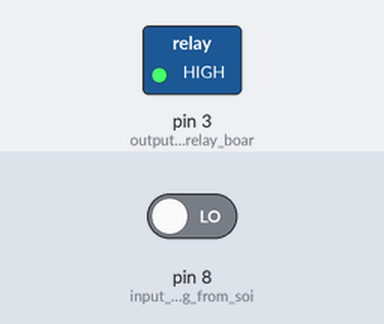
Bench run of a sketch on a simulated Arduino Uno, built with avr-gcc and run on an emulated ATmega328P. Shown: switched loads named in the sketch (green lamp = pin HIGH). The test bench sets the inputs (shaded band); at power-on: pin 8 (input_pin_coming_from_soi) LOW.

Above: at 1.6 s.
1.7 s: pin 8 (input_pin_coming_from_soi) driven HIGH
At 2.9 s:
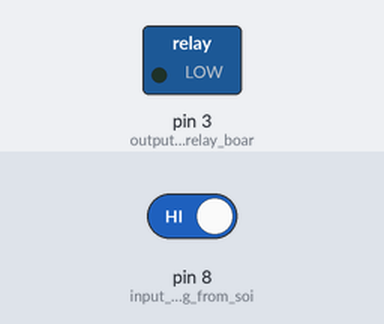
3.5 s: pin 8 (input_pin_coming_from_soi) driven LOW
At 4.1 s:
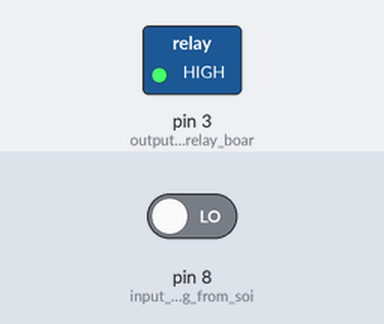
Timing chart, 0 to 6.5 s (numbered marks = the images above; inputs shaded):
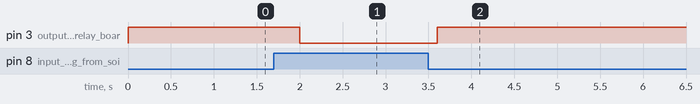

The sketch:

soil_moisture.ino
```cpp
int water; // random variable

void setup() {
  pinMode(3, OUTPUT);   // output pin for relay board, this will send signal to the relay
  pinMode(8, INPUT);    // input pin coming from soil sensor
}

void loop() {
  water = digitalRead(8);  // reading the coming signal from the soil sensor

  if (water == HIGH) {     // if water level is full then cut the relay
    digitalWrite(3, LOW);  // LOW is to cut the relay
  }
  else {
    digitalWrite(3, HIGH); // HIGH to continue proving signal and water supply
  }

  delay(400);
}
```

Measured:
- after the input at 1.7 s, pin 3 (output_pin_for_relay_boar): HIGH → LOW after 0.30 s
- after the input at 3.5 s, pin 3 (output_pin_for_relay_boar): LOW → HIGH after 0.10 s
